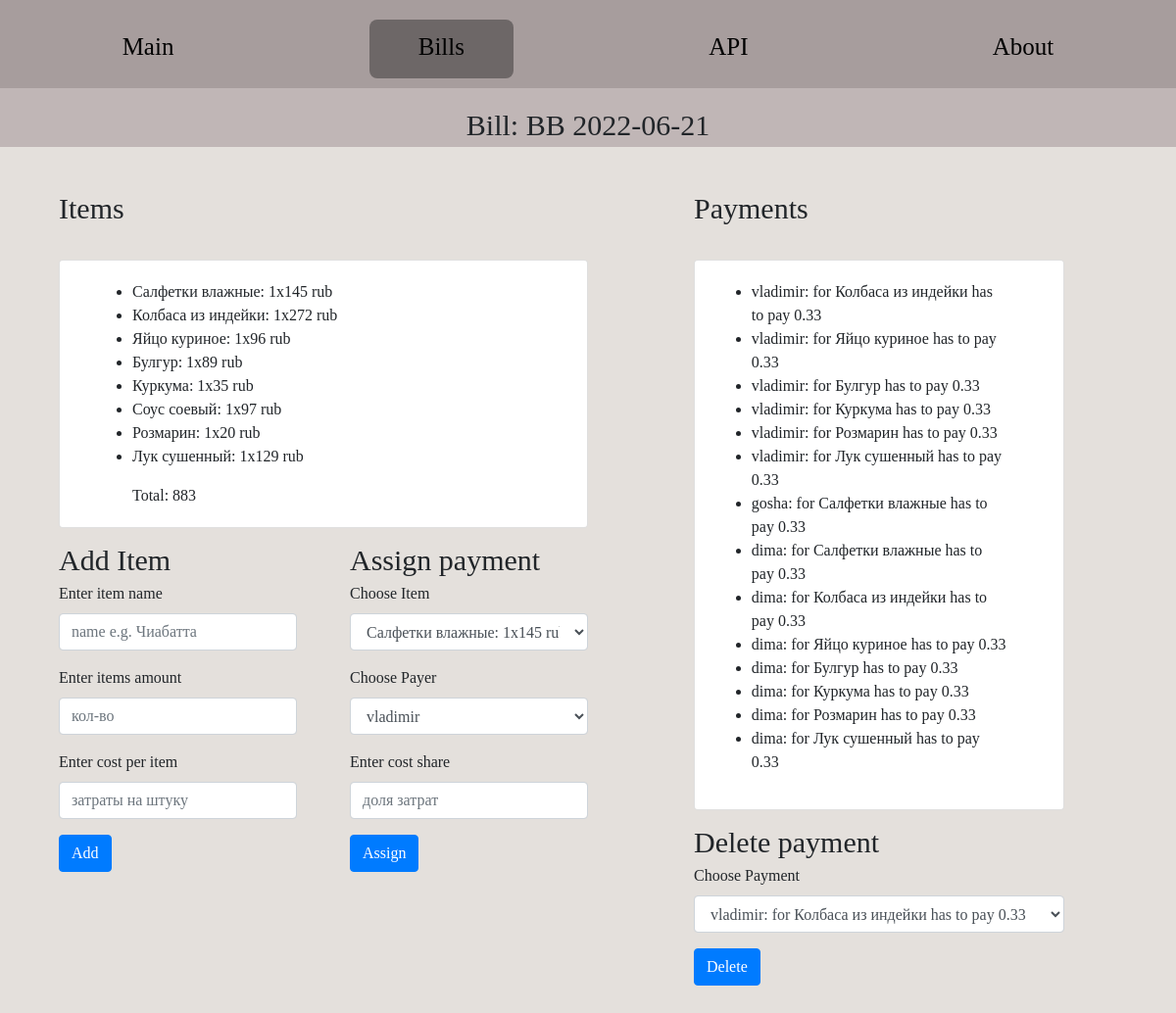
Screenshot of /bills/16 with the database file from the repository.
### bills/models.py (models this page shows, shortened)
class Bill(models.Model):
    name = models.CharField(max_length=50)
    date = models.DateField()
    comment = models.CharField(max_length=500, blank=True)
    lender = models.ForeignKey(get_user_model(), on_delete=models.CASCADE, related_name='lender', editable = True, blank=True)
    def _is_payed(self):
        "Returns true if it has payments and all payments are payed"
        all_items = Item.objects.filter(bill = self).all()
        Payed_payments = Item_Payment.objects.filter(item__in = all_items).filter(is_payed = True).all()
        All_payments = Item_Payment.objects.filter(item__in = all_items).all()
        if All_payments and (list(All_payments) == list(Payed_payments)):
            return True
        else:
            return False
    is_payed = property(_is_payed)
    def __str__(self):
        return f'{self.name} {self.date}' #: {self.cost_total}rub'

class Item(models.Model):
    name = models.CharField(max_length=500)
    amount = models.PositiveIntegerField()
    cost_per_exemplar = models.PositiveIntegerField()
    bill = models.ForeignKey(Bill, on_delete=models.CASCADE, related_name='items')
    def _get_cost_total(self):
        return self.amount*self.cost_per_exemplar
    cost_total = property(_get_cost_total)
    def __str__(self):
        return f'{self.name}: {self.amount}x{self.cost_per_exemplar} rub'

class Item_Payment(models.Model):
    item = models.ForeignKey(Item, on_delete=models.CASCADE, related_name='payments')
    payer = models.ForeignKey(get_user_model(), on_delete=models.CASCADE, related_name='payers')
    paying_part = models.FloatField(editable = True, validators=[MinValueValidator(0.0), MaxValueValidator(1.0)])
    is_payed = models.BooleanField(editable = True, default = False)
    def _get_paying_amount(self):
        "Returns the paing amount"
        return round(self.paying_part*self.item.cost_per_exemplar*self.item.amount, 2)
    paying_amount = property(_get_paying_amount)
    def _get_lender(self):
        "Returns the lender of the bill where the item is on"
        return self.item.bill.lender
    lender = property(_get_lender)

### bills/views.py (the view)
# urls.py: path('<int:bill_id>', views.bill, name='bill'),
def bill(request, bill_id):
    users = get_user_model().objects.all()
    bill = Bill.objects.get(id = bill_id)
    items = Item.objects.filter(bill = bill).all().order_by('id')
    payments = Item_Payment.objects.filter(item__in = items).all().order_by('payer', 'item_id')
    total_costs = 0
    for item in items:
        total_costs += item.cost_total
    return render(request, 'bills/bill.html', {
            'bill': bill,
            'items': items,
            'total_costs': total_costs,
            'payments': payments,
            'users': users
        })

### bills/templates/bills/bill.html (shortened to what this page needs)
{% extends 'bills/layout.html' %}
{% block body %}
<header class="subHeader">
    <nav>
        <l1 class="title">Bill: {{ bill }}</l1>
    </nav>
</header>
<div class="mainBox">
    <div class="ItemsBox">
        <l1 class="title">Items</l1>
        <div class="card" style="padding-bottom: 0%;">
            <div class="card-body">
                {% if bill.items %}
                <ul class="list">
                {% for item in items %}
                    <li>{{ item }}</li>
                {% endfor %}
                </ul>
                <div>
                    Total: {{ total_costs }}
                </div>
                {% else %}
                    <l3>Bill has no items</l3>
                {% endif %}
            </div>
        </div>
        <div class="subMainBox">
            <div class="subFormBoxLeft">
                <l1 class="title">Add Item</l1>
                <form action="{% url 'bills:add_item' bill.id %}" method="post">
                    <div class="form-group">
                        <label>Enter item name</label>
                        <input class="form-control" type="text" placeholder="name e.g. Чиабатта" name="name">
                    </div>
                    <div class="form-group">
                        <label>Enter items amount</label>
                        <input class="form-control"  type="number" placeholder="кол-во" name="amount">
                    </div>
                    <div class="form-group">
                        <label>Enter cost per item</label>
                        <input class="form-control"  type="number" placeholder="затраты на штуку" name="cost_per_exemplar">
                    </div>
                    <button type="submit" class="btn btn-primary">Add</button>
                </form>
            </div>
            <div class="subFormBox">
                <l1 class="title">Assign payment</l1>
                <form action="{% url 'bills:assign_payment' bill.id %}" method="post">
                    <div class="form-group">
                        <label>Choose Item</label>
                        <select class="form-control" name="item">
                            {% for item in items %}
                                <option value="{{ item.id }}">{{ item }}</option>
                            {% endfor %}
                        </select>
                    </div>
                    <div class="form-group">
                        <label>Choose Payer</label>
                        <select class="form-control" name="payer">
                            {% for user in users %}
                                <option value="{{ user.id }}">{{ user }}</option>
                            {% endfor %}
                        </select>
                    </div>
                    <div class="form-group">
                        <label>Enter cost share</label>
                        <input class="form-control"  type="number" step="0.01" placeholder="доля затрат" name="paying_part">
                    </div>
                    <button type="submit" class="btn btn-primary">Assign</button>
                </form>
            </div>
        </div>
    </div>
    <div class="paymentsBox">
        <l1 class="title">Payments</l1>
        <div class="card" style="padding-bottom: 0%; margin-bottom: 10px;">
            <div class="card-body">
                {% if payments %}
                    <ul class="list">
                    {% for payment in payments %}
                        <li> {{ payment.payer }}: for {{ payment.item.name }} has to pay {{ payment.paying_part }}</li>
                    {% endfor %}
                    </ul>
                {% else %}
                    <l3>Bill has no payments</l3>
                {% endif %}
            </div>
        </div>
        <l1 class="title">Delete payment</l1>
        <form action="{% url 'bills:delete_payment' bill.id %}" method="post">
            <div class="form-group">
                <label>Choose Payment</label>
                <select class="form-control" name="payment">
                    {% for payment in payments %}
                        <option value="{{ payment.id }}">{{ payment.payer }}: for {{ payment.item.name }} has to pay {{ payment.paying_part }}</option>
                    {% endfor %}
                </select>
            </div>
            <button type="submit" class="btn btn-primary">Delete</button>
        </form>
    </div>
</div>
{% endblock %}

### static/css/main.css (style rules this page uses)
* { margin: 0; padding: 0; box-sizing: border-box; }
body { height: 670px; background-color: rgb(228, 224, 220); -webkit-background-size: cover; background-size: cover; padding-top: 150px; font-family: "Cuprum" }
header { position: fixed; top:0; width: 100%; height: 90px; padding-top: 20px; background-color: rgb(167, 157, 157); z-index:2; }
.subHeader { position: fixed; top:90px; width: 100%; height: 60px; background-color: rgb(192, 182, 182); z-index:2; list-style-type: none; display: flex; justify-content: space-around; align-items: flex-end; }
.mainBox { display: flex; margin: 0 5%; padding-top: 40px }
.subMainBox { display: flex; padding-top: 10px }
.subFormBox { width: 50%; padding-left: 5%; padding-bottom: 10%; }
.subFormBoxLeft { width: 50%; padding-right: 5%; padding-bottom: 10%; }
.ItemsBox { font-weight: 500; font-size: 16px; width: 50%; }
.paymentsBox { width: 45%; padding-left: 10%; margin-bottom: 20%; }
.list { text-align: left; }
.title { margin: 0 auto; text-align: center; font-size: 30px; }
.card { margin-top: 30px; padding-left: 10%; padding-right: 10%; padding-bottom: 10%; }

### rows the page displays
Bill: name+date "ВВ 2022-06-21"
Item: name+amount+cost_per_exemplar "Салфетки влажные: 1x145 rub"
Item: name+amount+cost_per_exemplar "Колбаса из индейки: 1x272 rub"
Item: name+amount+cost_per_exemplar "Яйцо куриное: 1x96 rub"
Item: name+amount+cost_per_exemplar "Булгур: 1x89 rub"
Item: name+amount+cost_per_exemplar "Куркума: 1x35 rub"
Item: name+amount+cost_per_exemplar "Соус соевый: 1x97 rub"
Item: name+amount+cost_per_exemplar "Розмарин: 1x20 rub"
Item: name+amount+cost_per_exemplar "Лук сушенный: 1x129 rub"
Item_Payment: payer "vladimir", item.name "Колбаса из индейки", paying_part "0.33"
Item_Payment: payer "vladimir", item.name "Яйцо куриное", paying_part "0.33"
Item_Payment: payer "vladimir", item.name "Булгур", paying_part "0.33"
Item_Payment: payer "vladimir", item.name "Куркума", paying_part "0.33"
Item_Payment: payer "vladimir", item.name "Розмарин", paying_part "0.33"
Item_Payment: payer "vladimir", item.name "Лук сушенный", paying_part "0.33"
Item_Payment: payer "gosha", item.name "Салфетки влажные", paying_part "0.33"
Item_Payment: payer "dima", item.name "Салфетки влажные", paying_part "0.33"
Item_Payment: payer "dima", item.name "Колбаса из индейки", paying_part "0.33"
Item_Payment: payer "dima", item.name "Яйцо куриное", paying_part "0.33"
Item_Payment: payer "dima", item.name "Булгур", paying_part "0.33"
Item_Payment: payer "dima", item.name "Куркума", paying_part "0.33"
Item_Payment: payer "dima", item.name "Розмарин", paying_part "0.33"
Item_Payment: payer "dima", item.name "Лук сушенный", paying_part "0.33"

### other values shown
{{ total_costs }} "883"
form field item "Салфетки влажные: 1x145 rub"
form field payer "vladimir"
form field payment "vladimir: for Колбаса из индейки has to pay 0.33"
